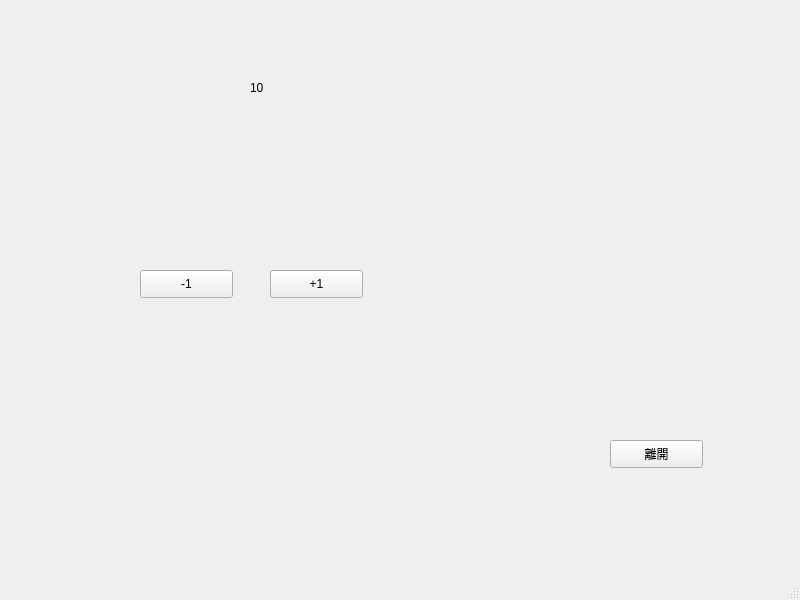
<?xml version="1.0" encoding="UTF-8"?>
<ui version="4.0">
 <class>MainWindow</class>
 <widget class="QMainWindow" name="MainWindow">
  <property name="geometry">
   <rect>
    <x>0</x>
    <y>0</y>
    <width>800</width>
    <height>600</height>
   </rect>
  </property>
  <property name="windowTitle">
   <string>MainWindow</string>
  </property>
  <widget class="QWidget" name="centralwidget">
   <widget class="QPushButton" name="p1">
    <property name="geometry">
     <rect>
      <x>140</x>
      <y>270</y>
      <width>93</width>
      <height>28</height>
     </rect>
    </property>
    <property name="text">
     <string>-1</string>
    </property>
   </widget>
   <widget class="QPushButton" name="sysexit">
    <property name="geometry">
     <rect>
      <x>610</x>
      <y>440</y>
      <width>93</width>
      <height>28</height>
     </rect>
    </property>
    <property name="text">
     <string>離開</string>
    </property>
   </widget>
   <widget class="QLabel" name="label">
    <property name="geometry">
     <rect>
      <x>250</x>
      <y>80</y>
      <width>58</width>
      <height>15</height>
     </rect>
    </property>
    <property name="text">
     <string>10</string>
    </property>
   </widget>
   <widget class="QPushButton" name="p2">
    <property name="geometry">
     <rect>
      <x>270</x>
      <y>270</y>
      <width>93</width>
      <height>28</height>
     </rect>
    </property>
    <property name="text">
     <string>+1</string>
    </property>
   </widget>
  </widget>
  <widget class="QMenuBar" name="menubar">
   <property name="geometry">
    <rect>
     <x>0</x>
     <y>0</y>
     <width>800</width>
     <height>25</height>
    </rect>
   </property>
  </widget>
  <widget class="QStatusBar" name="statusbar"/>
 </widget>
 <resources/>
 <connections/>
</ui>
